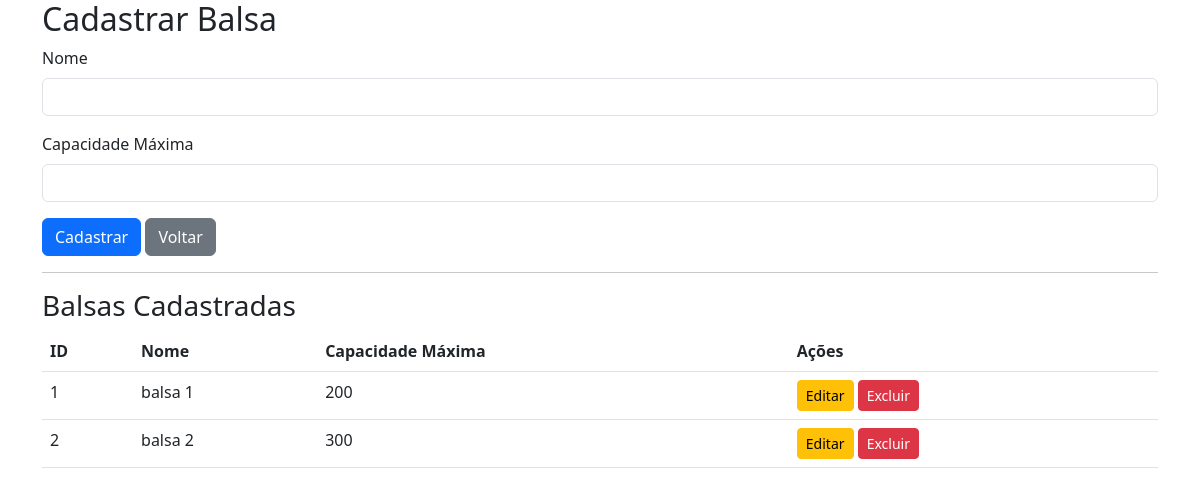
Screenshot of /balsas/cadastrar with the database file from the repository.
### app/models/balsa.py (models this page shows)
class Balsa(db.Model):
    __tablename__ = 'balsa'
    id = db.Column(db.Integer, primary_key=True)
    nome = db.Column(db.String(100), nullable=False)
    capacidade_maxima = db.Column(db.Integer, nullable=False)
    viagens = db.relationship('Viagem', backref='balsa', lazy=True)

### app/routes/balsa_routes.py (the view)
@balsa_bp.route('/balsas/cadastrar', methods=['GET', 'POST'])
def cadastrar_balsa():
    if request.method == 'POST':
        nome = request.form['nome']
        capacidade_maxima = request.form['capacidade_maxima']
        BalsaService.create_balsa({'nome': nome, 'capacidade_maxima': capacidade_maxima})
        flash('Balsa cadastrada com sucesso!', 'success')
        return redirect(url_for('balsa.cadastrar_balsa'))
    balsas = BalsaService.get_all_balsas()
    return render_template('cadastrar_balsa.html', balsas=balsas)

### app/services/balsa_service.py (called while the page is built)
    @staticmethod
    def get_all_balsas():
        return Balsa.query.all()

### app/templates/cadastrar_balsa.html
{% extends "base.html" %}
{% block content %}
<h2>Cadastrar Balsa</h2>
<form method="POST">
    <div class="mb-3">
        <label for="nome" class="form-label">Nome</label>
        <input type="text" class="form-control" id="nome" name="nome" required>
    </div>
    <div class="mb-3">
        <label for="capacidade_maxima" class="form-label">Capacidade Máxima</label>
        <input type="number" class="form-control" id="capacidade_maxima" name="capacidade_maxima" required>
    </div>
    <button type="submit" class="btn btn-primary">Cadastrar</button>
    <a href="{{ url_for('main.index') }}" class="btn btn-secondary">Voltar</a>
</form>
<hr>
<h3>Balsas Cadastradas</h3>
<table class="table">
    <thead>
        <tr>
            <th>ID</th>
            <th>Nome</th>
            <th>Capacidade Máxima</th>
            <th>Ações</th>
        </tr>
    </thead>
    <tbody>
        {% for balsa in balsas %}
        <tr>
            <td>{{ balsa.id }}</td>
            <td>{{ balsa.nome }}</td>
            <td>{{ balsa.capacidade_maxima }}</td>
            <td>
                <a href="{{ url_for('balsa.editar_balsa', id=balsa.id) }}" class="btn btn-warning btn-sm">Editar</a>
                <form action="{{ url_for('balsa.excluir_balsa', id=balsa.id) }}" method="POST" style="display: inline;">
                    <button type="submit" class="btn btn-danger btn-sm">Excluir</button>
                </form>
            </td>
        </tr>
        {% endfor %}
    </tbody>
</table>
{% endblock %}

### rows the page displays
Balsa: id "1", nome "balsa 1", capacidade_maxima "200"
Balsa: id "2", nome "balsa 2", capacidade_maxima "300"
